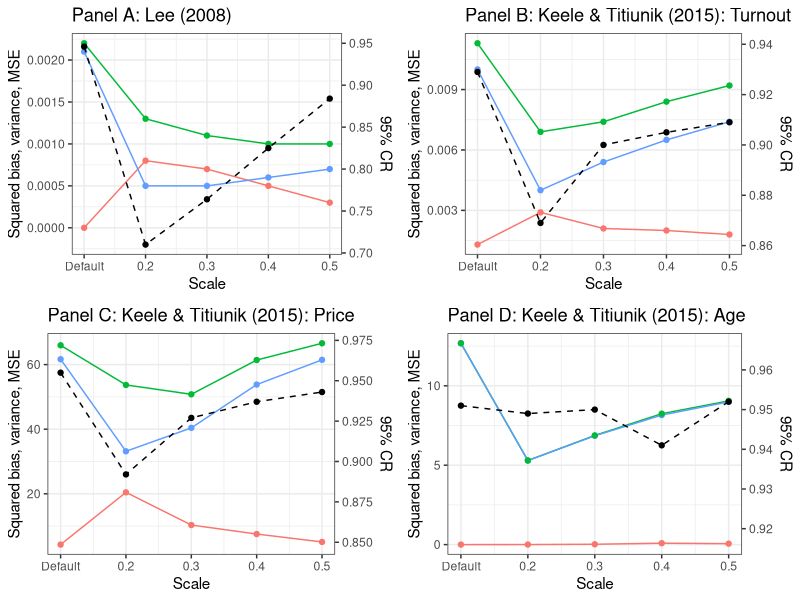

R code for this plot:
######################################
# Figure A.4: Parameter tuning for 
# forests with varying scaling 
# constants for sample fraction
######################################

library(ggplot2)
library(ggpubr)

# "FigureA.4.csv" collects results from running grf with different scaling constants for subsample fraction using the tuning procedure described in Appendix A.4; the user can replicate these results by running the forest file corresponding to each DGP, with the variable "scale" changed to different values
results <- read.csv("FigureA.4.csv")
results$scale <- ifelse(results$scale==0, 0.1, results$scale) # note scale=0.1 means no tuning, i.e., all default parameters are used
cr <- results[results$type=="cr",]
other <- results[results$type!="cr",]

## Panel A: Lee (2008)
lee <- ggplot(other[other$model=="lee",], aes(x = scale, y = result)) +
  geom_line(aes(colour = type)) + 
  geom_point(aes(colour = type))+
  # geom_text(aes(label=result))+
  scale_y_continuous(
    name="Squared bias, variance, MSE",
    sec.axis = sec_axis(trans = ~.*100+0.73,name="95% CR"))+
  geom_line(aes(y = (result-0.73)/100),
              data = cr[cr$model=="lee",], linetype = 2)+
  geom_point(aes(y = (result-0.73)/100),
             data = cr[cr$model=="lee",])+
  # geom_text(aes(label=result,y = (result-0.73)/100),data = cr[cr$model=="lee",])+
  theme_bw()+theme(legend.position="none")+
  scale_x_continuous(breaks=c(0.1,0.2,0.3,0.4,0.5), labels=c("Default","0.2","0.3","0.4","0.5"))+xlab("Scale")+ggtitle("Panel A: Lee (2008)")


## Panel B: Keele & Titiunik (2015): Turnout
turnout <- ggplot(other[other$model=="turnout",], aes(x = scale, y = result)) +
  geom_line(aes(colour = type)) + 
  geom_point(aes(colour = type))+
  scale_y_continuous(
    name="Squared bias, variance, MSE",
    sec.axis = sec_axis(trans = ~.*8+0.85,name="95% CR"))+
  geom_line(aes(y = (result-0.85)/8),
            data = cr[cr$model=="turnout",], linetype = 2)+
  geom_point(aes(y = (result-0.85)/8),
             data = cr[cr$model=="turnout",])+
  theme_bw()+theme(legend.position="none")+
  scale_x_continuous(breaks=c(0.1,0.2,0.3,0.4,0.5), labels=c("Default","0.2","0.3","0.4","0.5"))+xlab("Scale")+ggtitle("Panel B: Keele & Titiunik (2015): Turnout")

## Panel C: Keele & Titiunik (2015): Price
price <- ggplot(other[other$model=="price",], aes(x = scale, y = result)) +
  geom_line(aes(colour = type)) + 
  geom_point(aes(colour = type))+
  scale_y_continuous(
    name="Squared bias, variance, MSE",
    sec.axis = sec_axis(trans = ~.*0.002+0.84,name="95% CR"))+
  geom_line(aes(y = (result-0.84)/0.002),
            data = cr[cr$model=="price",], linetype = 2)+
  geom_point(aes(y = (result-0.84)/0.002),
             data = cr[cr$model=="price",])+
  theme_bw()+theme(legend.position="none")+
  scale_x_continuous(breaks=c(0.1,0.2,0.3,0.4,0.5), labels=c("Default","0.2","0.3","0.4","0.5"))+xlab("Scale")+ggtitle("Panel C: Keele & Titiunik (2015): Price")

## Panel D: Keele & Titiunik (2015): Age
age <- ggplot(other[other$model=="age",], aes(x = scale, y = result)) +
  geom_line(aes(colour = type)) + 
  geom_point(aes(colour = type))+
  scale_y_continuous(
    name="Squared bias, variance, MSE",
    sec.axis = sec_axis(trans = ~.*0.004+0.916,name="95% CR"))+
  geom_line(aes(y = (result-0.916)/0.004),
            data = cr[cr$model=="age",], linetype = 2)+
  geom_point(aes(y = (result-0.916)/0.004),
             data = cr[cr$model=="age",])+
  theme_bw()+theme(legend.position="none")+
  scale_x_continuous(breaks=c(0.1,0.2,0.3,0.4,0.5), labels=c("Default","0.2","0.3","0.4","0.5"))+xlab("Scale")+ggtitle("Panel D: Keele & Titiunik (2015): Age")

ggarrange(lee, turnout, price, age, ncol = 2, nrow = 2)
